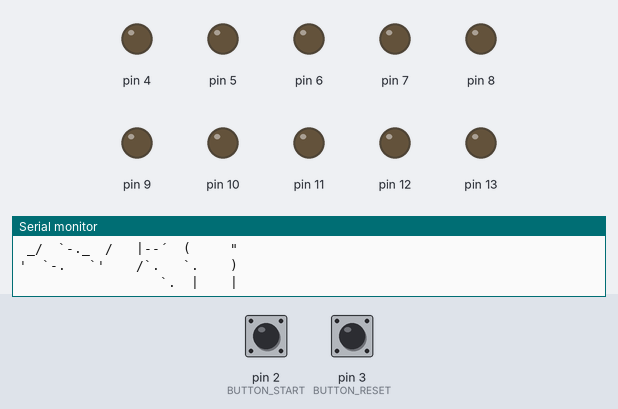
Recording of a sketch running on a simulated Arduino Uno, built with avr-gcc and run on an emulated ATmega328P. Parts: output pins drawn as LEDs (lit = HIGH), the last lines printed to the serial monitor. Dashed ring = blinking. The inputs (shaded band) are chosen by the test bench; at power-on: pin 2 (BUTTON_START) LOW, pin 3 (BUTTON_RESET) LOW.

Above: at 1.6 s.
1.7 s: pin 2 (BUTTON_START) pulled HIGH for 0.15 s
At 3.5 s:
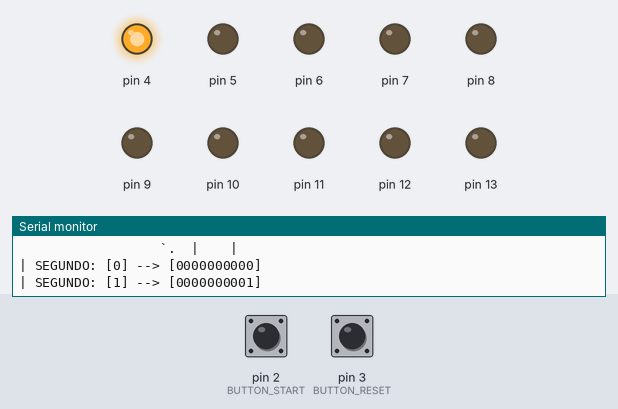
4.8 s: pin 2 (BUTTON_START) pulled HIGH for 1 s
At 4.8 s:
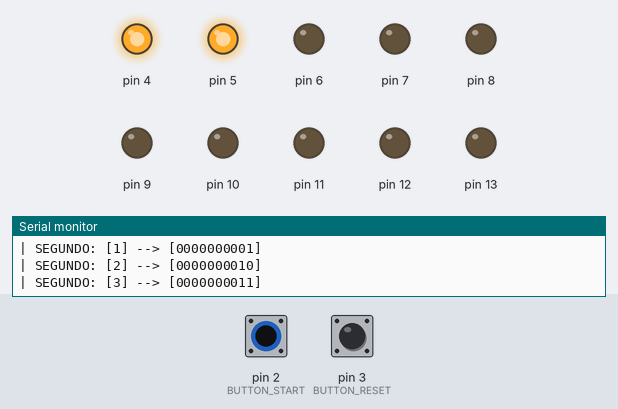
7.3 s: pin 2 (BUTTON_START) pulled HIGH for 0.15 s
At 9.1 s:
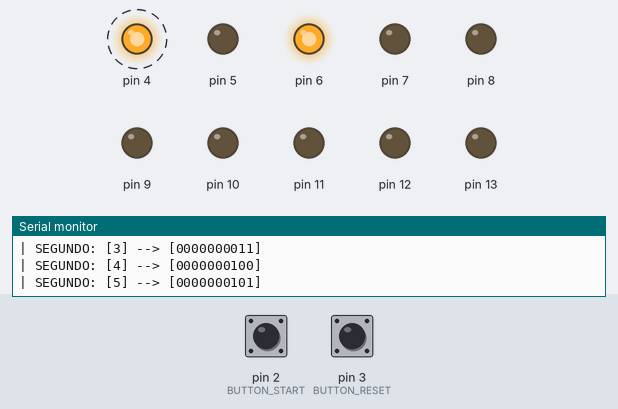
10.4 s: pin 2 (BUTTON_START) pulled HIGH for 3.2 s
At 10.4 s:
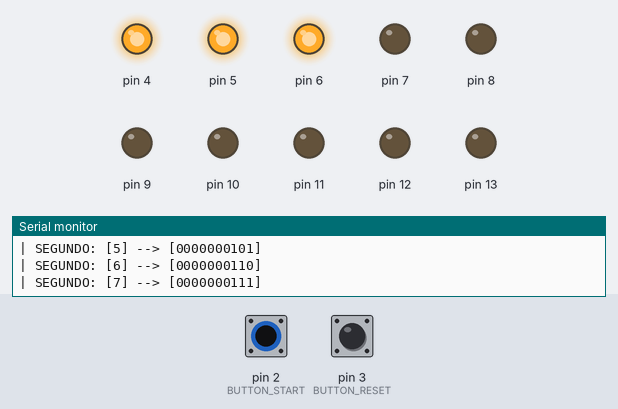
15.1 s: pin 2 (BUTTON_START) pulled HIGH for 0.15 s
At 16.5 s:
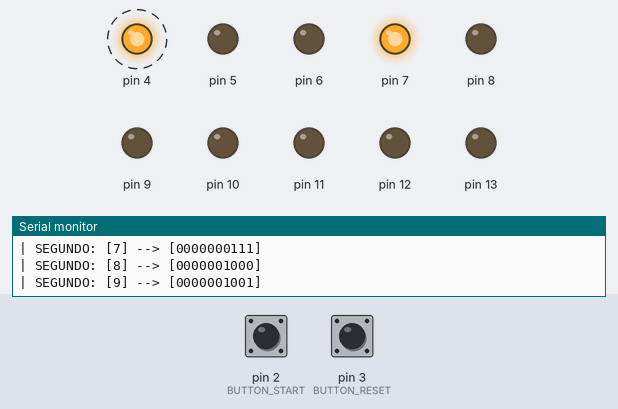
Timing chart, 0 to 31.6 s (numbered marks = the images above; inputs shaded):
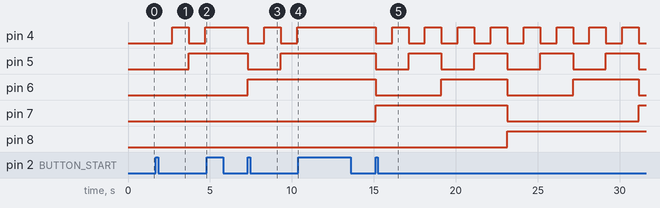

Measured:
- after the input at 1.7 s, pin 4: LOW → HIGH after 1.0 s, → LOW 1.0 s later, → HIGH 1.0 s later; pin 5: LOW → HIGH after 2.0 s
- after the input at 4.8 s, pin 4, pin 5: stays HIGH (without the input it goes to LOW after 0.92 s); pin 6: stays LOW (without the input it goes to HIGH after 0.92 s)
- after the input at 7.3 s, pin 4: alternates HIGH for 1.0 s and LOW for 1.0 s, starting at once; pin 5: HIGH → LOW at once, → HIGH 2.0 s later; pin 6: LOW → HIGH at once
- after the input at 10.4 s, pin 4: stops changing and stays HIGH; pin 5, pin 6: stays HIGH (without the input it goes to LOW after 0.92 s); pin 7: stays LOW (without the input it goes to HIGH after 0.92 s)
- after the input at 15.1 s, pin 4: alternates HIGH for 1.0 s and LOW for 1.0 s, starting at once; pin 5: alternates HIGH for 2.0 s and LOW for 2.0 s, starting at once; pin 6: alternates HIGH for 4.0 s and LOW for 4.0 s, starting at once; pin 7: LOW → HIGH at once, → LOW 8.0 s later, → HIGH 8.0 s later; pin 8: LOW → HIGH after 8.0 s

The sketch:

TP_01.ino
```cpp
//  =========
//  > DEFINES
//  =========
#define ZERO_TO_HERO 0      // Inicio contador
#define MAX_SECONDS 1023    // Fin contador
#define BUTTON_START 2      // Boton start
#define BUTTON_RESET 3      // Boton reinicio
#define FIRST_LED 4         // Primer pin de leds
#define LAST_LED 13         // Ultimo pin de leds
#define TAM 10              // Tamaño vector binario y vector leds
#define LED_PRENDIDO 1      // Led prendido
#define LED_APAGADO 0       // Led apagado

//  ===========
//  > VARIABLES
//  ===========
int arrayEnteros[TAM];
int arrayLeds[TAM];
int contador = ZERO_TO_HERO;

//  > VARIABLES MILLIS
unsigned long tiempo = 0;   // Millis
unsigned long tiempo1 = 0;  // Millis Auxiliar
int diferencia1 = 1000;     // Diferencia millis

//  > VARIABLES BOTONES
int valorBotonPausaAntes = 0;
int valorBotonResetAntes = 0;
int flag = 0;

//  =======
//  > SETUP
//  =======
void setup()
{
    Serial.begin(9600);
    Recorrer_Pins();                                      // Funcion que recorre los pins
    Inicializar_Vector(arrayEnteros, TAM);                // Funcion que inicializa vector binario
    Inicializar_Vector_Leds (arrayLeds, TAM, FIRST_LED);  // Funcion que inicializa vector de leds
	imprimirHomero();
}


//  ======
//  > LOOP
//  ======
void loop()
{
    Pausar_Boton (BUTTON_START);    // Funcion boton pausa
    Resetear_Boton (BUTTON_RESET);  // Funcion boton restart
    secuencia_millis();

    delay(10);
}
//  ==================
//  > FIN DEL PROGRAMA
//  ==================


//  ===========
//  > FUNCIONES
//  ===========

/// @brief Funcion que realiza la secuencia del programa
void secuencia_millis()
{
  tiempo = millis();  // Declaracion millis
  	if(tiempo >= (tiempo1 + diferencia1) && flag == 1 ) // Condicional millis
    {
        if(contador <= MAX_SECONDS) //Contador
        {
            Transformar_Decimal_A_Binario_Recursivo(contador, arrayEnteros, TAM);               // Funcion que permite mediante recursividad transformar un decimal a un binario
            Prender_Led_Segun_Binario (arrayEnteros, TAM, arrayLeds, LED_PRENDIDO, LED_APAGADO);// Funcion que toma valor del array de binario y enciende los leds

         	//sistemclear();
            //Serial.println("|  DECIMAL   |   BINARIO	 |");
          	Serial.print ("| SEGUNDO: ");
          	Serial.print((String)"[" + contador + "] --> ");
            //Serial.print(contador);             // Imprimir numero decimal
            //Serial.print(" | ");
            //Serial.print("Binario: ");
            Serial.print ("[");
            Mostrar_Vector (arrayEnteros, TAM); // Imprimir numero binario
            Serial.println ("]");
            contador++;     // Actualizar contador
        }
      	tiempo1 = tiempo;   // Actualizacion tiempo1 de millis
    }
}

/// @brief Funcion para recorrer los pins y habilitarlos segun entrada o salida
void Recorrer_Pins()
{
    for(int i = FIRST_LED; i <= LAST_LED; i++)
    {
        pinMode(i, OUTPUT);
    }
    pinMode(BUTTON_START, INPUT);
    pinMode(BUTTON_RESET, INPUT);
}
//--------------------------------------------------------------------------------------------------------------//
/// @brief Funcion que inicializa un vector, colocando todos sus valores en 0
/// @param vector INT[] vector a inicializar
/// @param longitudVector INT tamaño vector a inicializar
void Inicializar_Vector(int vector[], int longitudVector)
{
  for (int i = 0; i < longitudVector ; i++)
  {
    vector[i] = 0;
  }
}

/// @brief Funcion que inicializa el vector de leds, de acuerdo al pin donde estos se encuentren conectados
/// @param vector vector INT[] a inicializar
/// @param longitudVector INT tamaño vector a inicializar
/// @param desdePin INT inicio del pin a inicializar
void Inicializar_Vector_Leds (int vector[], int longitudVector, int desdePin)
{
  for (int i = 0; i <= longitudVector - 1 ; i++)
  {
    vector[i] = desdePin;

    desdePin++;
  }
}
//--------------------------------------------------------------------------------//

/// @brief Funcion que mediante un boton pausa el cronometro binario,
///        mediante una bandera que cambia de valor.
/// @param pinStart INT pin de conexion del boton de pausa
void Pausar_Boton (int pinStart)
{
    int valorBotonPausaAhora = digitalRead(pinStart);
  	if(valorBotonPausaAhora == 1 && valorBotonPausaAntes == 0)
    {
        if(flag == 0)
        {
          flag = 1;
        }
        else
        {
          flag = 0;
        }
  	}
  	valorBotonPausaAntes = valorBotonPausaAhora;
}
//--------------------------------------------------------------------------------//

/// @brief funcion que mediante un boton resetea el cronometro binario,
///        haciendo que el contador vuelva a 0.
/// @param pinReset INT pin de conexion del boton de reset
void Resetear_Boton (int pinReset)
{
    int valorBotonResetAhora = digitalRead(pinReset);
  	if(valorBotonResetAhora == 1 && valorBotonResetAntes == 0)
    {
      contador = ZERO_TO_HERO;
      for (int i = 0; i < TAM; i++)
      {
        arrayEnteros[i] = 0;
      }
    }
  	valorBotonResetAntes = valorBotonResetAhora;
}
//--------------------------------------------------------------------------------//

/// @brief funcion que permite mediante recursividad transformar un decimal a un binario
/// @param decimal INT numero a transofmar en binario
/// @param vector INT[] tamaño del vector binario para guardar los numeros (0 o 1)
/// @param longitud INT tamaño del vector binario
void Transformar_Decimal_A_Binario_Recursivo(int decimal, int vector[], int longitud)
{
  int resto;
  int retorno;

  resto = decimal % 2;
  vector[longitud - 1] = resto;

  if(decimal < 2)
  {
    resto = decimal;
  }
  else
  {
    decimal = decimal / 2;
    longitud --;
    Transformar_Decimal_A_Binario_Recursivo (decimal, vector, longitud);
  }
}
//--------------------------------------------------------------------------------//

/// @brief Funcion que permite encender los leds de acuerdo al numero binario (0 o 1)
/// @param vectorUno INT[]vector binario
/// @param longitudVectorUno INT tamaño del vector binario
/// @param vectorDos INT[] vector correspondiente a la salida de los pines
/// @param ledPrendido INT HIGH o 1
/// @param ledApagado INT LOW o 0
void Prender_Led_Segun_Binario (int vectorUno[], int longitudVectorUno, int vectorDos[], int ledPrendido, int ledApagado)
{
  int i;
  int estadoLed;
  int posicionVectorDos;

  posicionVectorDos = vectorDos[0];

	for (i = longitudVectorUno - 1; i >= 0; i--)
	{
  		estadoLed = vectorUno[i];

    	if(estadoLed == 1)
  		{
        digitalWrite(vectorDos[posicionVectorDos - 4], ledPrendido);
  		}
      if(estadoLed == 0)
      {
        digitalWrite(vectorDos[posicionVectorDos - 4], ledApagado);
      }
      posicionVectorDos++;
	}
}
//--------------------------------------------------------------------------------//

/// @brief Funcion que permite mostrar todas las variables dentro de un vector.
///        La utilizamos para mostrar el vector de binarios.
/// @param vector INT[] vector a imprimir
/// @param longitudVector INT tamaño del vector a imprimir
void Mostrar_Vector (int vector[], int longitudVector)
{
  int i;
  for (i = 0; i < longitudVector; i++)
  {
    Serial.print(vector[i]);
  }

  //Serial.println();
}
//--------------------------------------------------------------------------------//


//IMPRIMIR HOMERO
void imprimirHomero()
{
  Serial.println(" ");
  Serial.println("      ,---.");
  Serial.println("    ,.'-.   \"");
  Serial.println("  ( ( ,''´´´´''-.");
  Serial.println("  `,X          `");
  Serial.println("  /` `           `._ ");
  Serial.println(" (            ,   ,_\"");
  Serial.println(" |          ,---.,'o `.");
  Serial.println(" |         / o   \     )");
  Serial.println("  \ ,.    (      .____,");
  Serial.println("   \| \    \____,'    \ ");
  Serial.println(" '`'\  \        _,____,'");
  Serial.println(" \  ,--      ,-'     \ ");
  Serial.println("   ( C     ,'         \ ");
  Serial.println("    `--'  .'           |");
  Serial.println("      |   |         .O |");
  Serial.println("    __|    \        ,-'_");
  Serial.println("   / `L     `._  _,'  ' `. ");
  Serial.println("  /    `--.._  `',.   _\  ` ");
  Serial.println("  `-.       /\  | `. ( ,\  \"");
  Serial.println(" _/  `-._  /  \ |--´  (     \"");
  Serial.println("'  `-.   `'    \/\`.   `.    )");
  Serial.println("      \           \ `.  |    |");
}

/*void sistemclear()
{
  Serial.println("\n\n\n\n\n\n\n\n\n\n\n\n\n\n\n\n");
}*/
```
